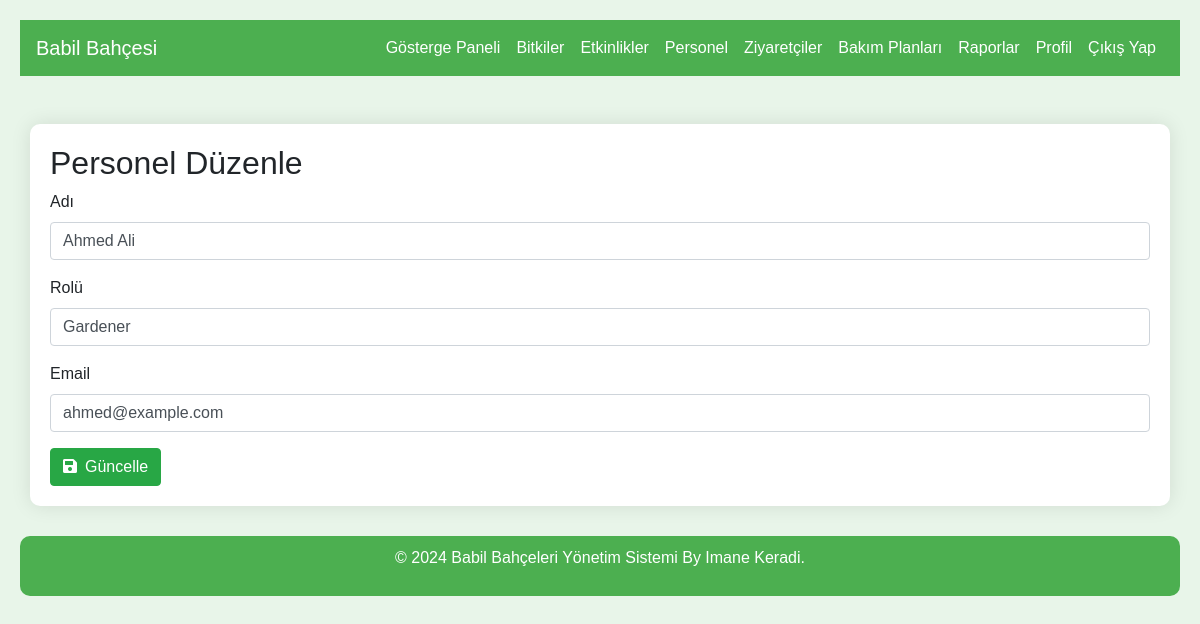
The app's page /staff/edit.php?id=1 with its own data.
### tables this page shows
CREATE TABLE `staff` (
  `id` int(11) NOT NULL,
  `name` varchar(255) NOT NULL,
  `role` varchar(255) NOT NULL,
  `email` varchar(255) NOT NULL
);

### staff/edit.php (the view, shortened to what this page needs)
<!DOCTYPE html>
<html lang="tr">
<head>
  <link rel="stylesheet" href="https://stackpath.bootstrapcdn.com/bootstrap/4.5.2/css/bootstrap.min.css">
  <link rel="stylesheet" href="https://cdnjs.cloudflare.com/ajax/libs/font-awesome/5.15.3/css/all.min.css">
</head>
<body>
<nav class="navbar navbar-expand-lg navbar-dark">
  <a class="navbar-brand" href="../dashboard.php">Babil Bahçesi</a>
  <div class="collapse navbar-collapse" id="navbarNav">
    <ul class="navbar-nav ml-auto">
      <li class="nav-item"><a class="nav-link" href="../dashboard.php">Gösterge Paneli</a></li>
      <li class="nav-item"><a class="nav-link" href="../plants/list.php">Bitkiler</a></li>
      <li class="nav-item"><a class="nav-link" href="../events/list.php">Etkinlikler</a></li>
      <li class="nav-item"><a class="nav-link" href="../staff/list.php">Personel</a></li>
      <li class="nav-item"><a class="nav-link" href="../visitors/list.php">Ziyaretçiler</a></li>
      <li class="nav-item"><a class="nav-link" href="../care_plans/list.php">Bakım Planları</a></li>
      <li class="nav-item"><a class="nav-link" href="../reports/list.php">Raporlar</a></li>
      <li class="nav-item"><a class="nav-link" href="../profile.php">Profil</a></li>
      <li class="nav-item"><a class="nav-link" href="../logout.php">Çıkış Yap</a></li>
    </ul>
  </div>
</nav>
<div class="container mt-5">
  <h2>Personel Düzenle</h2>
  <?php
    include('../config/db.php');
    if (isset($_GET['id'])) {
        $id = $_GET['id'];
        $sql = "SELECT * FROM staff WHERE id=$id";
        $result = $conn->query($sql);
        $row = $result->fetch_assoc();
    }
  ?>
  <form method="POST" action="">
    <div class="form-group">
      <label for="name">Adı</label>
      <input type="text" class="form-control" id="name" name="name" value="<?php echo $row['name']; ?>" required>
    </div>
    <div class="form-group">
      <label for="role">Rolü</label>
      <input type="text" class="form-control" id="role" name="role" value="<?php echo $row['role']; ?>" required>
    </div>
    <div class="form-group">
      <label for="email">Email</label>
      <input type="email" class="form-control" id="email" name="email" value="<?php echo $row['email']; ?>" required>
    </div>
    <button type="submit" class="btn btn-success"><i class="fas fa-save mr-2"></i>Güncelle</button>
  </form>
</div>
<div class="footer">
  <p>&copy; 2024 Babil Bahçeleri Yönetim Sistemi By Imane Keradi.</p>
</div>
</body>
</html>

### staff/edit.php (style rules this page uses)
body { font-family: Arial, sans-serif; margin: 0; padding: 20px; background-color: #e8f5e9; }
.navbar { background-color: #4CAF50; }
.navbar-dark .navbar-nav .nav-link { color: white !important; }
.container { background-color: #fff; padding: 20px; border-radius: 10px; box-shadow: 0 0 20px rgba(0, 0, 0, 0.1); margin-top: 20px; }
.btn-success { background-color: #28a745; border-color: #28a745; color: #fff; }
.footer { background-color: #4caf50; padding: 10px; color: #fff; text-align: center; border-radius: 10px; margin-top: 30px; }

### records on screen
staff: name "Ahmed Ali", role "Gardener", email "ahmed@example.com"
